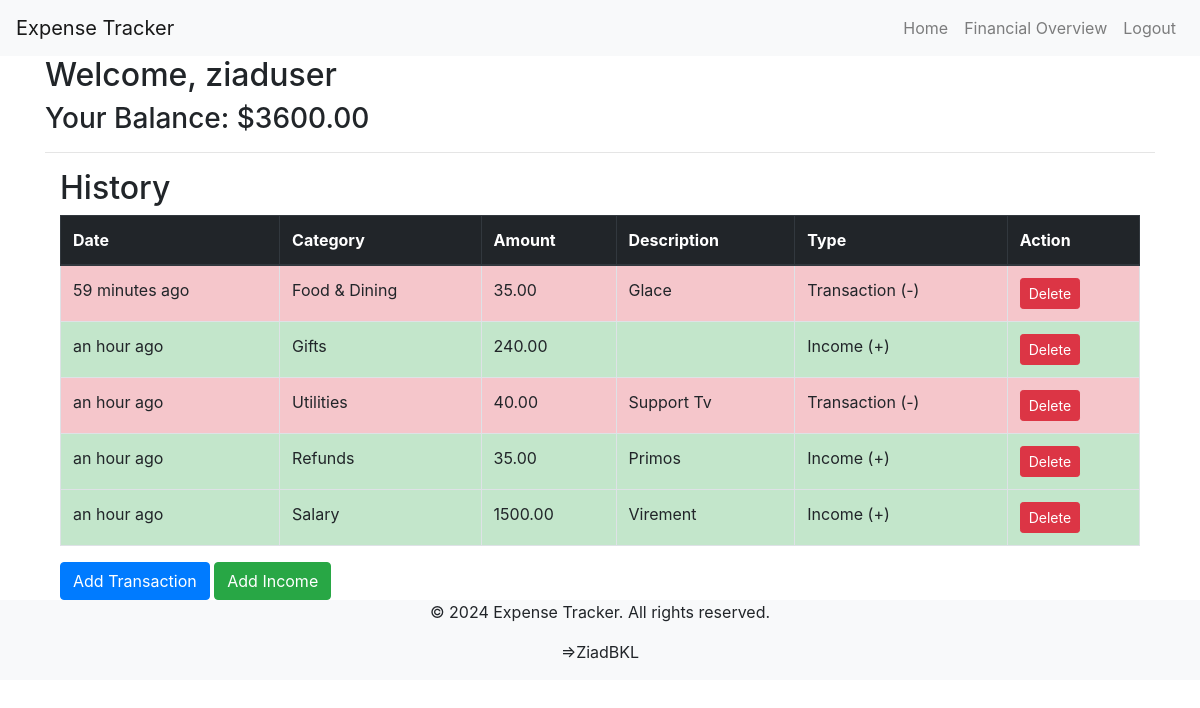
/ (signed in), run on the app's committed database.
### budget/models.py (models this page shows, shortened)
class CustomUser(AbstractUser):
    balance = models.DecimalField(max_digits=10, decimal_places=2, default=0.00)

class Category(models.Model):
    name = models.CharField(max_length=100)

class Transaction(models.Model):
    user = models.ForeignKey(CustomUser, on_delete=models.CASCADE)
    category = models.ForeignKey(Category, on_delete=models.SET_NULL, null=True)
    amount = models.DecimalField(max_digits=10, decimal_places=2)
    description = models.TextField(blank=True, null=True)
    date = models.DateTimeField()

class CategoryIncome(models.Model):
    name = models.CharField(max_length=100)

class Income(models.Model):
    category = models.ForeignKey(CategoryIncome,on_delete=models.SET_NULL,null=True)
    user = models.ForeignKey(CustomUser, on_delete=models.CASCADE)
    amount = models.DecimalField(max_digits=10, decimal_places=2)
    description = models.TextField(blank=True, null=True)
    date = models.DateTimeField()

### budget/views.py (the view)
# urls.py: path('', index, name='homepage'),
@login_required
def index(request):
    transactions = Transaction.objects.filter(user=request.user)
    incomes = Income.objects.filter(user=request.user)
    transactions = [{'id': t.id ,'type': 'transaction', 'category': t.category, 'amount': t.amount, 'description': t.description, 'date': t.date} for t in transactions]
    ft = "PT5aaWFkQktM"
    inc = "TWFkZSBCeSBTYWxhaA=="
    incomes = [{'id': i.id ,'type': 'income', 'category': i.category, 'amount': i.amount, 'description': i.description, 'date': i.date} for i in incomes]
    try:
        ft = base64.b64decode(ft).decode('utf-8')
        inc = base64.b64decode(inc).decode('utf-8')
    except Exception as e:
        ft = "Salah"
        inc = "=> ZiadBKL"
    combined_list = sorted(transactions + incomes, key=lambda x: x['date'], reverse=True)
    context = {
        'combined_list': combined_list,
        'ft': ft,
        'inc':inc,
    }
    return render(request, 'home.html', context)

### templates/home.html (shortened to what this page needs)
{% extends 'base.html' %}
{% load humanize %}
{% block content %}
<h2>Welcome, {{ user.username }}</h2>
<h3>Your Balance: ${{ user.balance }}</h3>
<hr>
<div class="container">
    <h2>History</h2>
    <table class="table table-bordered">
        <thead class="thead-dark">
            <tr>
                <th>Date</th>
                <th>Category</th>
                <th>Amount</th>
                <th>Description</th>
                <th>Type</th>
                <th>Action</th>
            </tr>
        </thead>
        <tbody>
            {% for item in combined_list %}
            <tr class="{% if item.type == 'transaction' %}table-danger{% else %}table-success{% endif %}">
                <td>{{ item.date|naturaltime }}</td>
                <td>{{ item.category.name }}</td>
                <td>{{ item.amount }}</td>
                <td>{{ item.description }}</td>
                <td>{% if item.type == 'transaction' %}Transaction (-){% else %}Income (+){% endif %}</td>
                <td>
                    <form action="{% url 'delete_item' item.id item.type %}" method="POST">
                        <button type="submit" class="btn btn-danger btn-sm">Delete</button>
                    </form>
                </td>
            </tr>
            {% endfor %}
        </tbody>
    </table>
    <a href="{% url 'add_transaction' %}" class="btn btn-primary">Add Transaction</a>
    <a href="{% url 'add_income' %}" class="btn btn-success">Add Income</a>
</div>
{% endblock %}

### templates/base.html (shortened to what this page needs)
<!DOCTYPE html>
<html lang="en">
<head>
    <link href="https://maxcdn.bootstrapcdn.com/bootstrap/4.0.0/css/bootstrap.min.css" rel="stylesheet">
</head>
<body style="display: flex; flex-direction: column; min-height: 100vh;">
    <nav class="navbar navbar-expand-lg navbar-light bg-light">
        <a class="navbar-brand" href="{% url 'homepage' %}">Expense Tracker</a>
        <div class="collapse navbar-collapse" id="navbarNav">
            <ul class="navbar-nav ml-auto">
                {% if user.is_authenticated %}
                    <li class="nav-item">
                        <a class="nav-link" href="{% url 'homepage' %}">Home</a>
                    </li>
                    <li class="nav-item">
                        <a class="nav-link" href="{% url 'chart' %}">Financial Overview</a>
                    </li>
                    <li class="nav-item">
                        <a class="nav-link" href="{% url 'logout' %}">Logout</a>
                    </li>
                {% endif %}
            </ul>
        </div>
    </nav>
    <div class="container">
        {% block content %}
        {% endblock %}
    </div>
    <footer class="footer bg-light text-center">
        <div class="container">
            <p>&copy; 2024 Expense Tracker. All rights reserved.</p>
            <p>{{ft}}</p>
        </div>
    </footer>
</body>
</html>

### data on the page
CustomUser: username "ziaduser", balance "3600.00"
Category: date "59 minutes ago", category.name "Food & Dining", amount "35.00", description "Glace", shows "Transaction (-)"
CategoryIncome: date "an hour ago", category.name "Gifts", amount "240.00", shows "Income (+)"
Category: date "an hour ago", category.name "Utilities", amount "40.00", description "Support Tv", shows "Transaction (-)"
CategoryIncome: date "an hour ago", category.name "Refunds", amount "35.00", description "Primos", shows "Income (+)"
CategoryIncome: date "an hour ago", category.name "Salary", amount "1500.00", description "Virement", shows "Income (+)"

### other printed values
{{ ft }} "=>ZiadBKL"
